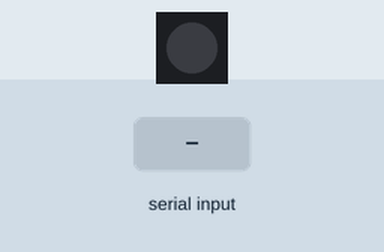
This sketch was run on a simulated Arduino Uno, built with avr-gcc and run on an emulated ATmega328P. Shown: 1 RGB LEDs in strip order, left to right. The inputs (shaded band) are chosen by the test bench. Dim RGB values are drawn brighter than linear.

Above: at 1.2 s.
1.3 s: "," received over Serial
2.8 s: "90,45,200\n" received over Serial
At 3.7 s:
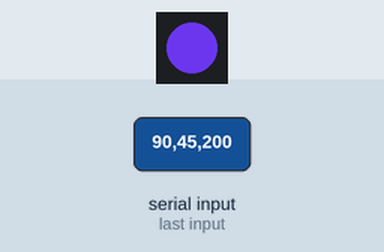
4.3 s: "30,150,10\n" received over Serial
At 5.0 s:
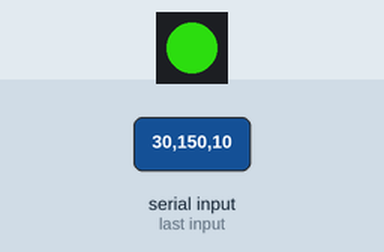
5.8 s: "90,45\n" received over Serial
At 6.1 s:
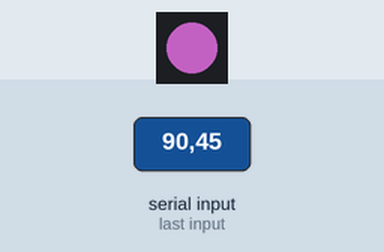
7.3 s: "5\n" received over Serial
At 8.5 s:
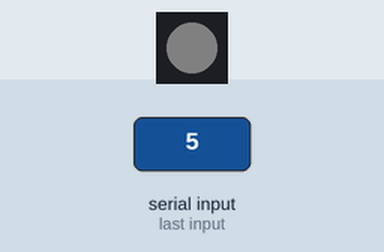
8.8 s: "1,90,45\n" received over Serial
At 9.7 s:
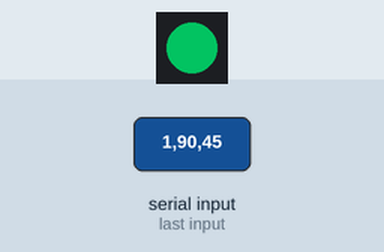
Timing chart, 0 to 11.3 s (numbered marks = the images above; inputs shaded):
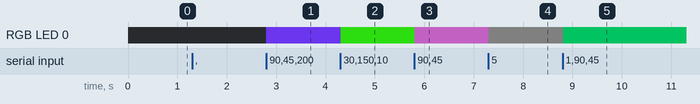

Measured:
- after the input at 2.8 s, RGB LED 0: off → RGB(90, 45, 200) at once
- after the input at 4.3 s, RGB LED 0: RGB(90, 45, 200) → RGB(30, 150, 10) at once
- after the input at 5.8 s, RGB LED 0: RGB(30, 150, 10) → RGB(90, 45, 90) at once
- after the input at 7.3 s, RGB LED 0: RGB(90, 45, 90) → RGB(5, 5, 5) at once
- after the input at 8.8 s, RGB LED 0: RGB(5, 5, 5) → RGB(1, 90, 45) at once

The sketch:

SerialPixelsMicrocontroller.ino
```cpp
#include <FastLED.h>

//This is neccessary to get Serial working properly on the Trinket M0
#if defined(ARDUINO_SAMD_ZERO) && defined(SERIAL_PORT_USBVIRTUAL)
  // Required for Serial on Zero based boards
  #define Serial SERIAL_PORT_USBVIRTUAL
#endif

// Define the number of LEDs on the device here
#define NUM_LEDS 1
//Set up the array which holds data on the LEDs
CRGB leds[NUM_LEDS];

//Define the data pin for the LEDs, required for ALL types of LED
#define DATA_PIN    7
//Define the clock pin, required for some (e.g. DotStars) but not others (e.g. Neopixels)
#define CLOCK_PIN   8

//A string for storing serial data once it has been read.
//Expected to be three ints between 0-255 separated by commas
String incomingData;
//An int to hold the location of the first comma in incomingData
int firstComma;
//An int to hold the location of the second comma in incomingData
int secondComma;
//An int to hold the length of incomingData
int dataLength;
//Three ints for holding values for red, green and blue values respectively
int red, green, blue;

void setup()
    {
    //Start the serial comms
    Serial.begin(115200); // opens serial port, sets data rate to 9600 bps

    //**IMPORTANT!**  Uncomment ONE of these according to whether you're using
    //NeoPixels or Dotstars.
    FastLED.addLeds<DOTSTAR, DATA_PIN, CLOCK_PIN, BGR>(leds, NUM_LEDS);
    //FastLED.addLeds<NEOPIXEL, DATA_PIN>(leds, NUM_LEDS);
    }

void loop()
{
    //If the board has recieved serial data
    while (Serial.available() > 0)
    {
        incomingData += (char)Serial.read();
    }
    if (incomingData != "")
    {
        //Get the length of the String in incomingData
        dataLength = incomingData.length();
        //Find the first comma
        firstComma = incomingData.indexOf(",");
        //Find the second comma
        secondComma = incomingData.indexOf(",", firstComma+1);

        //Convert everything from the start of incomingData to the first comma to an int,
        //set as the value for red
        red =   incomingData.substring(0, firstComma).toInt();
        //Convert the value between the first and second commas to an int, set as green
        green = incomingData.substring(firstComma+1, secondComma).toInt();
        //Set everything after the second comma to an int, set as blue
        blue =  incomingData.substring(secondComma+1, dataLength).toInt();

        //Set the first LED to the values for red, green and blue
        leds[0].setRGB(red, green, blue);
        //Show the LEDs
        FastLED.show();
    }
    //Blank incoming data to make sure there's not carry-over between messages
    incomingData = "";
    //slight pause
    delay(50);
}
```
